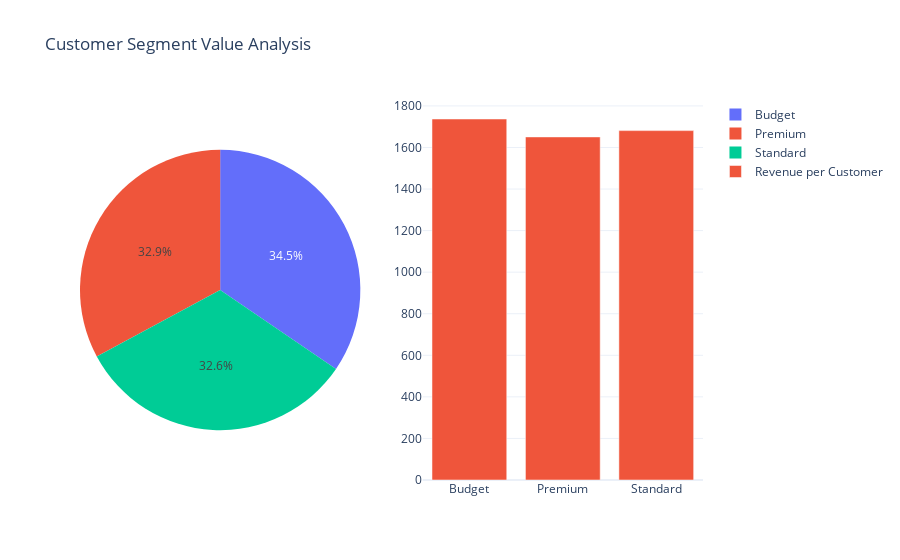

This figure's notebook cell:
### Markdown cell above
## 4. Customer Segmentation: The 80/20 Rule
Which customer segments are our 'Whales' (High Value) and which are just 'Browsers'?

### Code cell
seg_data = sales.groupby('customer_segment').agg({
    'revenue': 'sum',
    'customer_id': 'nunique'
}).reset_index()

seg_data['rev_per_cust'] = seg_data['revenue'] / seg_data['customer_id']

fig = make_subplots(rows=1, cols=2, specs=[[{'type':'domain'}, {'type':'bar'}]])

fig.add_trace(go.Pie(labels=seg_data['customer_segment'], values=seg_data['revenue'], name="Revenue Share"), 1, 1)
fig.add_trace(go.Bar(x=seg_data['customer_segment'], y=seg_data['rev_per_cust'], name="Revenue per Customer"), 1, 2)

fig.update_layout(title_text="Customer Segment Value Analysis")
fig.show()

### Figure 1 — Plotly figure (JSON) as saved in the notebook; plotly's stock layout.template omitted (floating-point values rounded to 4 significant figures)
{"data": [{"domain": {"x": [0.0, 0.45], "y": [0.0, 1.0]}, "labels": ["Budget", "Premium", "Standard"], "name": "Revenue Share", "type": "pie", "values": [2845000.0, 2709000.0, 2688000.0]}, {"name": "Revenue per Customer", "type": "bar", "x": ["Budget", "Premium", "Standard"], "xaxis": "x", "y": [1737.0, 1651.0, 1681.0], "yaxis": "y"}], "layout": {"title": {"text": "Customer Segment Value Analysis"}, "xaxis": {"anchor": "y", "domain": [0.55, 1.0]}, "yaxis": {"anchor": "x", "domain": [0.0, 1.0]}}}
